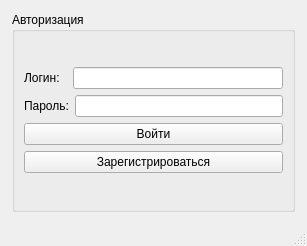
<?xml version="1.0" encoding="UTF-8"?>
<ui version="4.0">
 <class>MainWindow</class>
 <widget class="QMainWindow" name="MainWindow">
  <property name="geometry">
   <rect>
    <x>0</x>
    <y>0</y>
    <width>307</width>
    <height>246</height>
   </rect>
  </property>
  <property name="minimumSize">
   <size>
    <width>307</width>
    <height>246</height>
   </size>
  </property>
  <property name="maximumSize">
   <size>
    <width>307</width>
    <height>246</height>
   </size>
  </property>
  <property name="windowTitle">
   <string>MainWindow</string>
  </property>
  <property name="styleSheet">
   <string notr="true"/>
  </property>
  <widget class="QWidget" name="centralwidget">
   <layout class="QVBoxLayout" name="verticalLayout_4">
    <property name="leftMargin">
     <number>12</number>
    </property>
    <property name="topMargin">
     <number>12</number>
    </property>
    <property name="rightMargin">
     <number>12</number>
    </property>
    <property name="bottomMargin">
     <number>12</number>
    </property>
    <item>
     <widget class="QGroupBox" name="groupBox">
      <property name="title">
       <string>Авторизация</string>
      </property>
      <layout class="QVBoxLayout" name="verticalLayout_3">
       <item>
        <layout class="QVBoxLayout" name="verticalLayout_2">
         <item>
          <layout class="QVBoxLayout" name="verticalLayout">
           <item>
            <layout class="QHBoxLayout" name="horizontalLayout">
             <item>
              <widget class="QLabel" name="label">
               <property name="text">
                <string>Логин:  </string>
               </property>
              </widget>
             </item>
             <item>
              <widget class="QLineEdit" name="login"/>
             </item>
            </layout>
           </item>
           <item>
            <layout class="QHBoxLayout" name="horizontalLayout_2">
             <item>
              <widget class="QLabel" name="label_2">
               <property name="text">
                <string>Пароль:</string>
               </property>
              </widget>
             </item>
             <item>
              <widget class="QLineEdit" name="pass"/>
             </item>
            </layout>
           </item>
          </layout>
         </item>
         <item>
          <widget class="QPushButton" name="pushButton">
           <property name="text">
            <string>Войти</string>
           </property>
          </widget>
         </item>
         <item>
          <widget class="QPushButton" name="pushButton_2">
           <property name="text">
            <string>Зарегистрироваться</string>
           </property>
          </widget>
         </item>
        </layout>
       </item>
      </layout>
     </widget>
    </item>
   </layout>
  </widget>
  <widget class="QMenuBar" name="menubar">
   <property name="geometry">
    <rect>
     <x>0</x>
     <y>0</y>
     <width>307</width>
     <height>24</height>
    </rect>
   </property>
  </widget>
  <widget class="QStatusBar" name="statusbar"/>
 </widget>
 <resources/>
 <connections/>
</ui>
